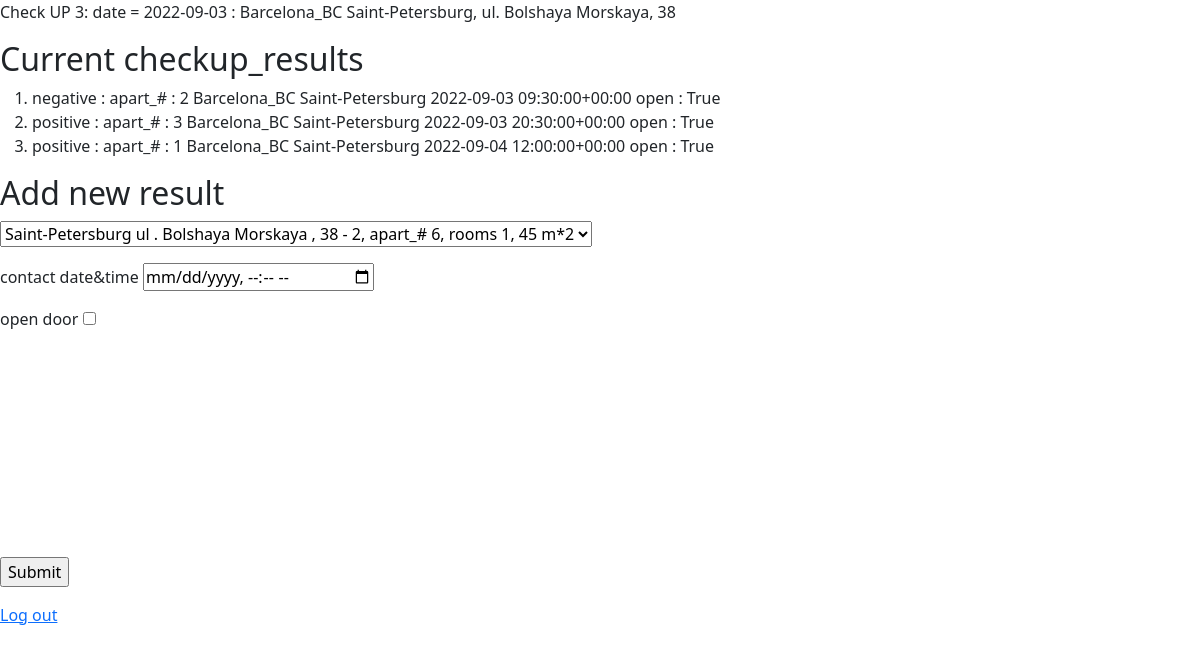
The app's page /campaigns/cu_index/3/add_result with its own data.
### campaigns/models.py (models this page shows, shortened)
class Checkup(models.Model):
	campaign = models.ForeignKey(Campaign, on_delete = models.CASCADE, related_name = 'departures')
	house = models.ForeignKey(House, on_delete = models.CASCADE, related_name = 'arrivals')
	check_date = models.DateField()
	def __str__(self):
		house = f'{self.house.city}, {self.house.street_type}. {self.house.street_name}, {self.house.house_number}'
		return f'\ndate = {self.check_date} : {self.campaign.title} {house}'

class House(models.Model):
	city = models.CharField(max_length = 64)
	street_type = models.CharField(max_length = 5)
	street_name = models.CharField(max_length = 64)
	house_number = models.IntegerField()
	qnt_apts = models.IntegerField()
	qnt_strs = models.IntegerField()
	campaigns = models.ManyToManyField(Campaign, blank=True, related_name = 'c_objects')
	def __str__(self):
		return f'\n{self.city}\n {self.street_type} . {self.street_name} , {self.house_number}\n'

class Campaign(models.Model):
	title = models.CharField(max_length = 64)
	status = models.CharField(max_length = 1)
	supervisor = models.ForeignKey(Supervisor, on_delete = models.CASCADE, related_name = 'controled_by')
	creator = models.ForeignKey(User, on_delete = models.CASCADE, related_name = 'created_by', default = 1)

class CheckupResults(models.Model):
	checkup = models.ForeignKey(Checkup, on_delete = models.CASCADE, related_name = 'reason')
	apart = models.ForeignKey(Apartment, on_delete = models.CASCADE, related_name = 'answer')
	c_date = models.DateTimeField(blank = True)
	open_door = models.BooleanField(default = False)
	opinion = models.CharField(max_length = 64, blank = True)
	c_name = models.CharField(max_length = 64, blank = True)
	c_phone = models.CharField(max_length = 64, blank = True)
	comments = models.TextField(blank = True)
	def __str__(self):
		return f'{self.checkup.campaign.title} {self.checkup.house.city} {self.c_date} open : {self.open_door}'
	class Meta:
		verbose_name = 'CheckupResults'
		verbose_name_plural = 'CheckupResults_list'

class Apartment(models.Model):
	house = models.ForeignKey(House, on_delete = models.CASCADE, related_name = 'from_house')
	staircase = models.IntegerField()
	number = models.IntegerField()
	size = models.IntegerField()
	rooms = models.IntegerField()
	def __str__(self):
		return f'{self.house} - {self.staircase}, \n apart_# {self.number}, rooms {self.rooms}, {self.size} m*2'

### campaigns/views.py (the view, shortened to what this page needs)
# urls.py: path('cu_index/<int:checkup_id>/add_result', views.add_result, name = 'add_result'),
def add_result(request, checkup_id):
	checkup = Checkup.objects.get(pk = checkup_id)
	house = checkup.house
	aparts = house.from_house.all()
	checkupresult_list = checkup.reason.all()
	s1 = set()
	for c in checkupresult_list:
		s1.add(c.apart)
	s2 = set()
	for a in aparts:
		s2.add(a)
	s2 -= s1
	if len(s2) > 0:
		message = True
	else:
		message = False
	return render(request, 'campaigns/add_result.html', {
		'checkup' : checkup,
		'extra_aparts' : s2,
		'checkupresult_list' : checkupresult_list,
		'message' : message,
		})

### campaigns/templates/campaigns/add_result.html (shortened to what this page needs)
{% extends 'campaigns/layout.html' %}
{% block body %}
	<p> Check UP {{checkup.id}}: {{checkup}}</p>
	<h2>Current checkup_results</h2>
	<ol>
		{% for checkupresult in checkupresult_list %}
			<li>{{checkupresult.opinion}} : apart_# : {{checkupresult.apart.number}} {{checkupresult}} </li>
		{% empty %}
			<li> no checkupresults </li>
		{% endfor %}
	</ol>
	{% if message %}
		<h2>Add new result</h2>
		<form action = "{% url 'campaigns:add_result' checkup.id %}" method = "post">
			<select name = 'apart'>
				{% for apart in extra_aparts %}
					<option value = '{{apart.id}}'>{{apart}}</option>
				{% endfor %}
			</select>
			<label>contact date&time</label>
			<input type="datetime-local" name="c_date">
			<label>open door</label>
			<input id="open" type="checkbox" name="open_door" placeholder="True/False">
			<input type="submit">
		</form>
	{% else %}
		<p></p>
		<h2>NO MORE : checkup_results' list is full</h2>
		<p></p>
		<a href = "{% url 'campaigns:cu_index' %}"> Check_ups' list </a>
		<p></p>
	{% endif %}
	<a href = "{% url 'users:logout' %}"> Log out </a>
{% endblock %}

### records on screen
Checkup: id "3", house+check_date+campaign "date = 2022-09-03 : Barcelona_BC Saint-Petersburg, ul. Bolshaya Morskaya, 38"
CheckupResults: opinion "negative", apart.number "2", checkup+c_date+open_door "Barcelona_BC Saint-Petersburg 2022-09-03 09:30:00+00:00 open : True"
CheckupResults: opinion "positive", apart.number "3", checkup+c_date+open_door "Barcelona_BC Saint-Petersburg 2022-09-03 20:30:00+00:00 open : True"
CheckupResults: opinion "positive", apart.number "1", checkup+c_date+open_door "Barcelona_BC Saint-Petersburg 2022-09-04 12:00:00+00:00 open : True"

### other values on screen
form field apart "Saint-Petersburg ul . Bolshaya Morskaya , 38 - 2, apart_# 6, rooms 1, 45 m*2"
